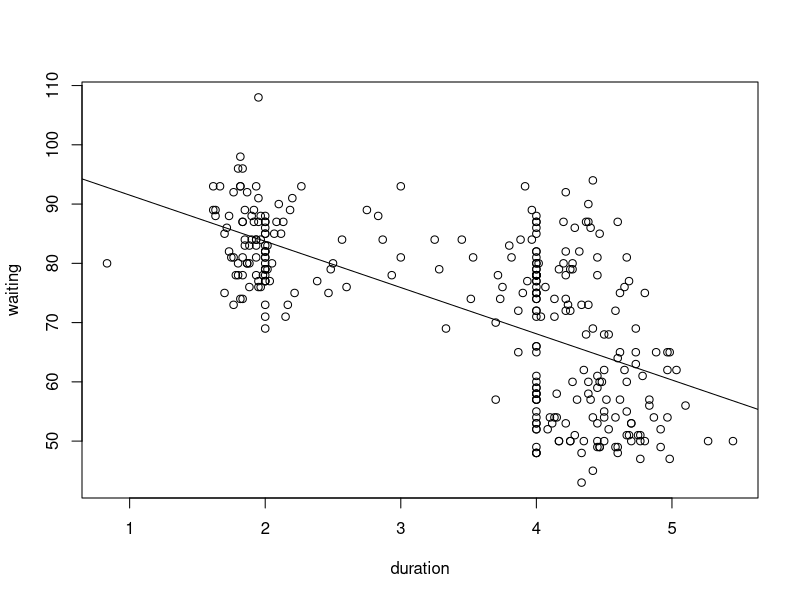
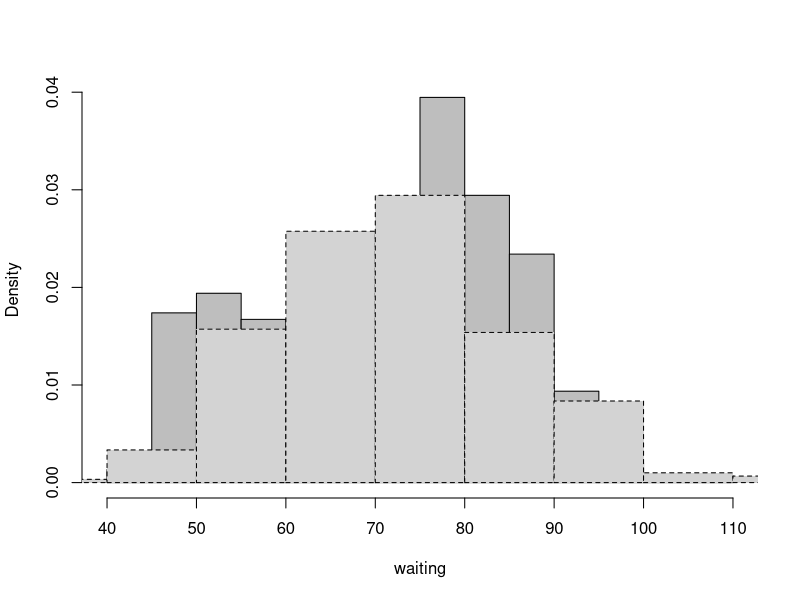
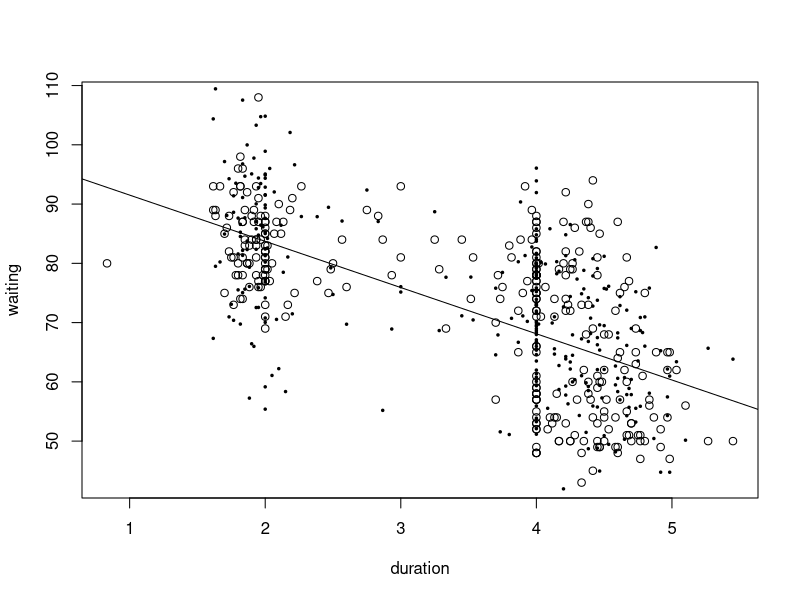

The R script that drew these images, in order:
## ----echo=FALSE----------------------------------------------------------
library(knitr)
opts_chunk$set(size="small",background="white", highlight=FALSE, cache=TRUE,
               autodep=TRUE, tidy=TRUE,tidy.opts=list(comment=FALSE))
opts_chunk$set(fig.path="/Users/crs/teaching/ADAfaEPoV/simulation/")

## ------------------------------------------------------------------------
# Generate a sequence of IID random variables, each in 1:k
# Inputs: number of variables to produce (n)
  # vector of probabilities of length k (prob)
# Output: vector of random numbers
rmultinoulli <- function(n,prob) {
  k <- length(prob)
  return(sample(1:k,size=n,replace=TRUE,prob=prob))
}

## ------------------------------------------------------------------------
library(MASS)
data(geyser)
fit.ols <- lm(waiting~duration,data=geyser)

## ----real-geyser-plus-line,echo=FALSE------------------------------------
plot(geyser$duration,geyser$waiting,xlab="duration",ylab="waiting")
abline(fit.ols)

## ------------------------------------------------------------------------
rgeyser <- function() {
  n <- nrow(geyser)
  sigma <- summary(fit.ols)$sigma
  new.waiting <- rnorm(n,mean=fitted(fit.ols),sd=sigma)
  new.geyser <- data.frame(duration=geyser$duration,
    waiting=new.waiting)
  return(new.geyser)
}

## ----geyser-density,echo=FALSE-------------------------------------------
hist(geyser$waiting,freq=FALSE,xlab="waiting",main="",sub="",col="grey")
lines(hist(rgeyser()$waiting,plot=FALSE),freq=FALSE,lty="dashed")

## ----real-geyser-plus-sims,echo=FALSE------------------------------------
plot(geyser$duration,geyser$waiting,xlab="duration",ylab="waiting")
abline(fit.ols)
points(rgeyser(),pch=20,cex=0.5)

